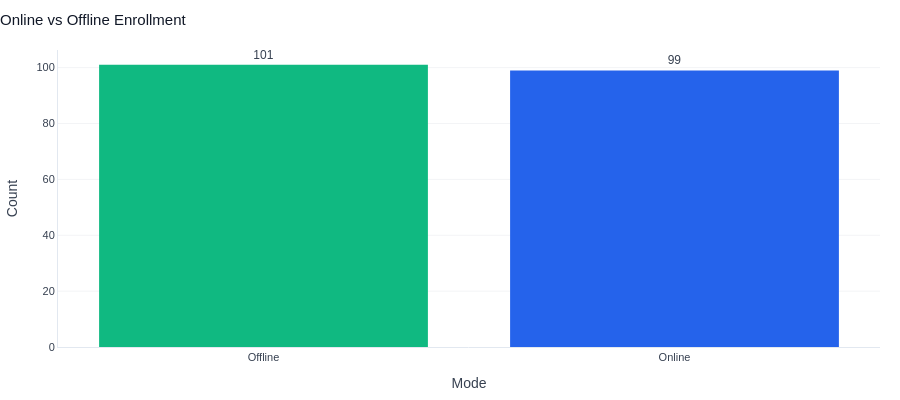

Notebook source saved alongside this figure:
### Code cell
mode_counts = students['mode'].value_counts().reset_index()
mode_counts.columns = ['Mode', 'Count']
fig = px.bar(mode_counts, x='Mode', y='Count', color='Mode',
             color_discrete_map={'Online': PALETTE['primary'], 'Offline': PALETTE['secondary']},
             text='Count')
fig.update_traces(marker_line_width=0, textposition='outside')
fig.update_layout(showlegend=False)
clean_layout(fig, 'Online vs Offline Enrollment')
fig.show()

### Figure 1 — Plotly figure (JSON) as saved in the notebook; plotly's stock layout.template omitted (floating-point values rounded to 4 significant figures)
{"data": [{"hovertemplate": "Mode=%{x}<br>Count=%{text}<extra></extra>", "legendgroup": "Offline", "marker": {"color": "#10B981", "line": {"width": 0}, "pattern": {"shape": ""}}, "name": "Offline", "orientation": "v", "showlegend": true, "text": [101.0], "textposition": "outside", "type": "bar", "x": ["Offline"], "xaxis": "x", "y": [101], "yaxis": "y"}, {"hovertemplate": "Mode=%{x}<br>Count=%{text}<extra></extra>", "legendgroup": "Online", "marker": {"color": "#2563EB", "line": {"width": 0}, "pattern": {"shape": ""}}, "name": "Online", "orientation": "v", "showlegend": true, "text": [99.0], "textposition": "outside", "type": "bar", "x": ["Online"], "xaxis": "x", "y": [99], "yaxis": "y"}], "layout": {"barmode": "relative", "font": {"color": "#374151", "family": "Arial", "size": 12}, "height": 400, "legend": {"bgcolor": "rgba(0,0,0,0)", "font": {"size": 11}, "orientation": "h", "title": {"text": "Mode"}, "tracegroupgap": 0, "x": 1, "xanchor": "right", "y": 1.02, "yanchor": "bottom"}, "margin": {"b": 20, "l": 20, "r": 20, "t": 50}, "paper_bgcolor": "white", "plot_bgcolor": "white", "showlegend": false, "title": {"font": {"color": "#111827", "size": 15}, "text": "Online vs Offline Enrollment", "x": 0}, "xaxis": {"anchor": "y", "categoryarray": ["Offline", "Online"], "categoryorder": "array", "domain": [0, 1], "linecolor": "#E2E8F0", "showgrid": false, "tickfont": {"size": 11}, "title": {"text": "Mode"}}, "yaxis": {"anchor": "x", "domain": [0, 1], "gridcolor": "#F3F4F6", "linecolor": "#E2E8F0", "tickfont": {"size": 11}, "title": {"text": "Count"}}}}
